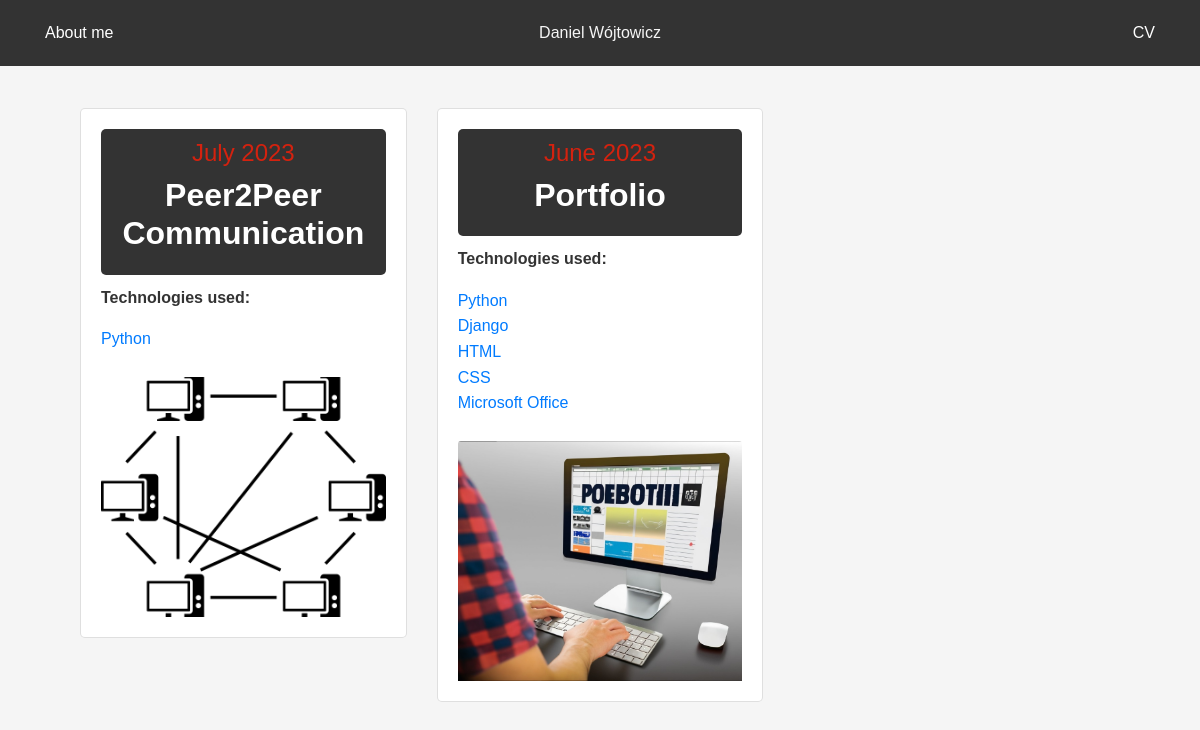
/projects/, run on the app's committed database.
### projects/models.py (models this page shows, shortened)
class Project(models.Model):
    title = models.CharField(max_length=25)
    description = models.TextField()
    technologies = models.ManyToManyField(Technology)
    image = models.ImageField(upload_to='img/')
    url = models.URLField(max_length=200, blank= True)
    creationDate = models.DateField(auto_now_add=True)

class Technology(models.Model):
    technologies = models.CharField(max_length=25)
    def __str__(self):
        return self.technologies

### projects/views.py (the view)
# urls.py: path('', views.index, name='index'),
def index(request):
    projects = Project.objects.all().order_by('-creationDate')
    return render(request, 'index.html', {'projects': projects})

### templates/index.html (shortened to what this page needs)
{% extends "base.html" %}
{% block content %}
    <div class="container text-center py-5">
        <div class="row">
            {% if message %}
                <h2>{{ message }}</h2>
            {% else %}
                {% for project in projects %}
                    <div class="col-md-4 mb-4">
                        <div class="card" >
                            <div class="top-card">
                                <h4>{{ project.creationDate|date:"F Y" }}</h4>
                                <h2 class="card-title">{{ project.title }}</h2>
                            </div>
                            <div class="card-content">
                                <p class="card-text">Technologies used:</p>
                                {% for tech in project.technologies.all %}
                                    <a href="/technology/{{ tech }}">{{ tech.technologies }}</a>
                                {% endfor %}<br>
                            </div>
                            <img src="{{ project.image.url }}" class="card-img-top" onclick="location.href='/project/{{ project.id }}';" style="cursor:pointer;" alt="{{ project.title }}">
                        </div>
                    </div>
                {% endfor %}
            {% endif %}
        </div>
    </div>
{% endblock content %}

### projects/static/styles.css (style rules this page uses)
html { min-width: 600px; }
body { background-color: #F5F5F5; color: #333; font-family: Arial, sans-serif; line-height: 1.6; }
h2, h4 { font-weight: 500; }
.card-title { font-size: 2em; }
.card { background-color: #FFF; color: #333; padding: 20px; margin-bottom: 20px; border-radius: 5px; display: flex; justify-content: space-between; align-items: stretch; flex-direction: column; }
.card-title, .card-text { font-weight: 600; text-align: center; }
.card-img-top { height: 15rem; object-fit: cover; }
.container { padding: 30px 50px; }
.card-content { display: flex; flex-direction: column; align-items: flex-start; }
.top-card { background-color: #333; padding: 10px 20px; margin-bottom: 10px; border-radius: 5px; color: white; }

### data on the page
Project: creationDate "July 2023", title "Peer2Peer Communication", image (picture)
Technology: technologies "Python"
Project: creationDate "June 2023", title "Portfolio", image (picture)
Technology: technologies "Django"
Technology: technologies "HTML"
Technology: technologies "CSS"
Technology: technologies "Microsoft Office"
